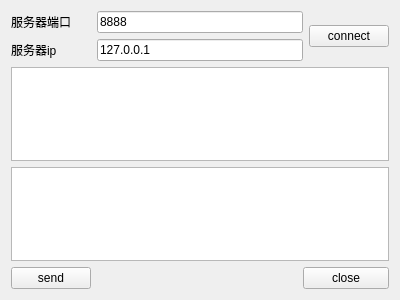
<?xml version="1.0" encoding="UTF-8"?>
<ui version="4.0">
 <class>ClientWidge</class>
 <widget class="QWidget" name="ClientWidge">
  <property name="geometry">
   <rect>
    <x>0</x>
    <y>0</y>
    <width>400</width>
    <height>300</height>
   </rect>
  </property>
  <property name="windowTitle">
   <string>Form</string>
  </property>
  <layout class="QGridLayout" name="gridLayout">
   <item row="0" column="0">
    <widget class="QLabel" name="label">
     <property name="text">
      <string>服务器端口</string>
     </property>
    </widget>
   </item>
   <item row="0" column="1" colspan="2">
    <widget class="QLineEdit" name="lineEditPort">
     <property name="text">
      <string>8888</string>
     </property>
    </widget>
   </item>
   <item row="1" column="0">
    <widget class="QLabel" name="label_2">
     <property name="text">
      <string>服务器ip</string>
     </property>
    </widget>
   </item>
   <item row="1" column="1" colspan="2">
    <widget class="QLineEdit" name="lineEditIp">
     <property name="text">
      <string>127.0.0.1</string>
     </property>
    </widget>
   </item>
   <item row="2" column="0" colspan="4">
    <widget class="QTextEdit" name="textEdit">
     <property name="readOnly">
      <bool>true</bool>
     </property>
    </widget>
   </item>
   <item row="3" column="0" colspan="4">
    <widget class="QTextEdit" name="textEdit_2"/>
   </item>
   <item row="4" column="0">
    <widget class="QPushButton" name="pushButtonSend">
     <property name="text">
      <string>send</string>
     </property>
    </widget>
   </item>
   <item row="4" column="1">
    <spacer name="horizontalSpacer">
     <property name="orientation">
      <enum>Qt::Horizontal</enum>
     </property>
     <property name="sizeHint" stdset="0">
      <size>
       <width>168</width>
       <height>20</height>
      </size>
     </property>
    </spacer>
   </item>
   <item row="4" column="2" colspan="2">
    <widget class="QPushButton" name="pushButton_3">
     <property name="text">
      <string>close</string>
     </property>
    </widget>
   </item>
   <item row="0" column="3" rowspan="2">
    <widget class="QPushButton" name="pushButtonConnect">
     <property name="text">
      <string>connect</string>
     </property>
    </widget>
   </item>
  </layout>
 </widget>
 <resources/>
 <connections/>
</ui>
